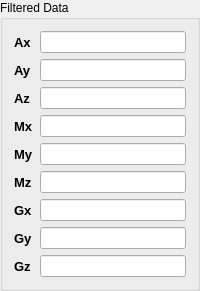
            <widget class="QGroupBox" name="sensorBiases_groupBox_4">
             <property name="minimumSize">
              <size>
               <width>0</width>
               <height>0</height>
              </size>
             </property>
             <property name="maximumSize">
              <size>
               <width>16777215</width>
               <height>16777215</height>
              </size>
             </property>
             <property name="title">
              <string>Filtered Data</string>
             </property>
             <layout class="QGridLayout" name="gridLayout_12">
              <item row="0" column="0">
               <layout class="QHBoxLayout" name="horizontalLayout_19">
                <item>
                 <layout class="QVBoxLayout" name="verticalLayout_41">
                  <item>
                   <widget class="QLabel" name="label_20">
                    <property name="minimumSize">
                     <size>
                      <width>0</width>
                      <height>0</height>
                     </size>
                    </property>
                    <property name="maximumSize">
                     <size>
                      <width>16777215</width>
                      <height>16777215</height>
                     </size>
                    </property>
                    <property name="font">
                     <font>
                      <pointsize>10</pointsize>
                      <weight>75</weight>
                      <bold>true</bold>
                     </font>
                    </property>
                    <property name="text">
                     <string>Ax</string>
                    </property>
                   </widget>
                  </item>
                  <item>
                   <widget class="QLabel" name="label_61">
                    <property name="minimumSize">
                     <size>
                      <width>0</width>
                      <height>0</height>
                     </size>
                    </property>
                    <property name="maximumSize">
                     <size>
                      <width>16777215</width>
                      <height>16777215</height>
                     </size>
                    </property>
                    <property name="font">
                     <font>
                      <pointsize>10</pointsize>
                      <weight>75</weight>
                      <bold>true</bold>
                     </font>
                    </property>
                    <property name="text">
                     <string>Ay</string>
                    </property>
                   </widget>
                  </item>
                  <item>
                   <widget class="QLabel" name="label_63">
                    <property name="minimumSize">
                     <size>
                      <width>0</width>
                      <height>0</height>
                     </size>
                    </property>
                    <property name="maximumSize">
                     <size>
                      <width>16777215</width>
                      <height>16777215</height>
                     </size>
                    </property>
                    <property name="font">
                     <font>
                      <pointsize>10</pointsize>
                      <weight>75</weight>
                      <bold>true</bold>
                     </font>
                    </property>
                    <property name="text">
                     <string>Az</string>
                    </property>
                   </widget>
                  </item>
                  <item>
                   <widget class="QLabel" name="label_66">
                    <property name="minimumSize">
                     <size>
                      <width>0</width>
                      <height>0</height>
                     </size>
                    </property>
                    <property name="maximumSize">
                     <size>
                      <width>16777215</width>
                      <height>16777215</height>
                     </size>
                    </property>
                    <property name="font">
                     <font>
                      <pointsize>10</pointsize>
                      <weight>75</weight>
                      <bold>true</bold>
                     </font>
                    </property>
                    <property name="text">
                     <string>Mx</string>
                    </property>
                   </widget>
                  </item>
                  <item>
                   <widget class="QLabel" name="label_67">
                    <property name="minimumSize">
                     <size>
                      <width>0</width>
                      <height>0</height>
                     </size>
                    </property>
                    <property name="maximumSize">
                     <size>
                      <width>16777215</width>
                      <height>16777215</height>
                     </size>
                    </property>
                    <property name="font">
                     <font>
                      <pointsize>10</pointsize>
                      <weight>75</weight>
                      <bold>true</bold>
                     </font>
                    </property>
                    <property name="text">
                     <string>My</string>
                    </property>
                   </widget>
                  </item>
                  <item>
                   <widget class="QLabel" name="label_65">
                    <property name="minimumSize">
                     <size>
                      <width>0</width>
                      <height>0</height>
                     </size>
                    </property>
                    <property name="maximumSize">
                     <size>
                      <width>16777215</width>
                      <height>16777215</height>
                     </size>
                    </property>
                    <property name="font">
                     <font>
                      <pointsize>10</pointsize>
                      <weight>75</weight>
                      <bold>true</bold>
                     </font>
                    </property>
                    <property name="text">
                     <string>Mz</string>
                    </property>
                   </widget>
                  </item>
                  <item>
                   <widget class="QLabel" name="label_25">
                    <property name="minimumSize">
                     <size>
                      <width>0</width>
                      <height>0</height>
                     </size>
                    </property>
                    <property name="maximumSize">
                     <size>
                      <width>16777215</width>
                      <height>16777215</height>
                     </size>
                    </property>
                    <property name="font">
                     <font>
                      <pointsize>10</pointsize>
                      <weight>75</weight>
                      <bold>true</bold>
                     </font>
                    </property>
                    <property name="text">
                     <string>Gx</string>
                    </property>
                   </widget>
                  </item>
                  <item>
                   <widget class="QLabel" name="label_62">
                    <property name="minimumSize">
                     <size>
                      <width>0</width>
                      <height>0</height>
                     </size>
                    </property>
                    <property name="maximumSize">
                     <size>
                      <width>16777215</width>
                      <height>16777215</height>
                     </size>
                    </property>
                    <property name="font">
                     <font>
                      <pointsize>10</pointsize>
                      <weight>75</weight>
                      <bold>true</bold>
                     </font>
                    </property>
                    <property name="text">
                     <string>Gy</string>
                    </property>
                   </widget>
                  </item>
                  <item>
                   <widget class="QLabel" name="label_64">
                    <property name="minimumSize">
                     <size>
                      <width>0</width>
                      <height>0</height>
                     </size>
                    </property>
                    <property name="maximumSize">
                     <size>
                      <width>16777215</width>
                      <height>16777215</height>
                     </size>
                    </property>
                    <property name="font">
                     <font>
                      <pointsize>10</pointsize>
                      <weight>75</weight>
                      <bold>true</bold>
                     </font>
                    </property>
                    <property name="text">
                     <string>Gz</string>
                    </property>
                   </widget>
                  </item>
                 </layout>
                </item>
                <item>
                 <layout class="QVBoxLayout" name="verticalLayout_40">
                  <item>
                   <widget class="QLineEdit" name="m_Axf">
                    <property name="alignment">
                     <set>Qt::AlignRight|Qt::AlignTrailing|Qt::AlignVCenter</set>
                    </property>
                   </widget>
                  </item>
                  <item>
                   <widget class="QLineEdit" name="m_Ayf">
                    <property name="alignment">
                     <set>Qt::AlignRight|Qt::AlignTrailing|Qt::AlignVCenter</set>
                    </property>
                   </widget>
                  </item>
                  <item>
                   <widget class="QLineEdit" name="m_Azf">
                    <property name="alignment">
                     <set>Qt::AlignRight|Qt::AlignTrailing|Qt::AlignVCenter</set>
                    </property>
                   </widget>
                  </item>
                  <item>
                   <widget class="QLineEdit" name="m_Mxf">
                    <property name="alignment">
                     <set>Qt::AlignRight|Qt::AlignTrailing|Qt::AlignVCenter</set>
                    </property>
                   </widget>
                  </item>
                  <item>
                   <widget class="QLineEdit" name="m_Myf">
                    <property name="alignment">
                     <set>Qt::AlignRight|Qt::AlignTrailing|Qt::AlignVCenter</set>
                    </property>
                   </widget>
                  </item>
                  <item>
                   <widget class="QLineEdit" name="m_Mzf">
                    <property name="alignment">
                     <set>Qt::AlignRight|Qt::AlignTrailing|Qt::AlignVCenter</set>
                    </property>
                   </widget>
                  </item>
                  <item>
                   <widget class="QLineEdit" name="m_Gxf">
                    <property name="alignment">
                     <set>Qt::AlignRight|Qt::AlignTrailing|Qt::AlignVCenter</set>
                    </property>
                   </widget>
                  </item>
                  <item>
                   <widget class="QLineEdit" name="m_Gyf">
                    <property name="alignment">
                     <set>Qt::AlignRight|Qt::AlignTrailing|Qt::AlignVCenter</set>
                    </property>
                   </widget>
                  </item>
                  <item>
                   <widget class="QLineEdit" name="m_Gzf">
                    <property name="alignment">
                     <set>Qt::AlignRight|Qt::AlignTrailing|Qt::AlignVCenter</set>
                    </property>
                   </widget>
                  </item>
                 </layout>
                </item>
               </layout>
              </item>
             </layout>
            </widget>
